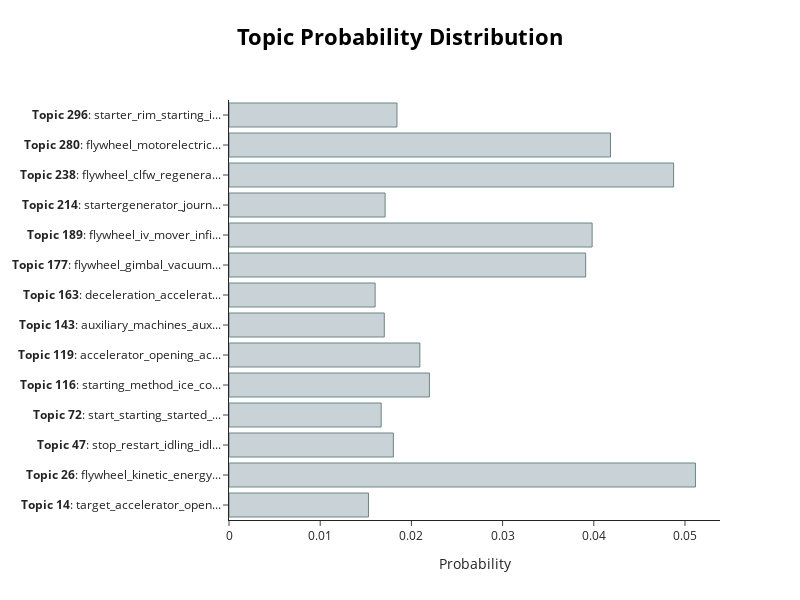

Write notebook code for a chart like this one.
### Code cell
topic_model_1.visualize_distribution(topic_distr[6])

### Figure 1 — Plotly figure (JSON) as saved in the notebook; plotly's stock layout.template omitted (floating-point values rounded to 4 significant figures)
{"data": [{"marker": {"color": "#C8D2D7", "line": {"color": "#6E8484", "width": 1}}, "orientation": "h", "type": "bar", "x": [0.01529, 0.05115, 0.01802, 0.01668, 0.02198, 0.02093, 0.01703, 0.01602, 0.03911, 0.03982, 0.01712, 0.04875, 0.04183, 0.01842], "y": ["<b>Topic 14</b>: target_accelerator_open...", "<b>Topic 26</b>: flywheel_kinetic_energy...", "<b>Topic 47</b>: stop_restart_idling_idl...", "<b>Topic 72</b>: start_starting_started_...", "<b>Topic 116</b>: starting_method_ice_co...", "<b>Topic 119</b>: accelerator_opening_ac...", "<b>Topic 143</b>: auxiliary_machines_aux...", "<b>Topic 163</b>: deceleration_accelerat...", "<b>Topic 177</b>: flywheel_gimbal_vacuum...", "<b>Topic 189</b>: flywheel_iv_mover_infi...", "<b>Topic 214</b>: startergenerator_journ...", "<b>Topic 238</b>: flywheel_clfw_regenera...", "<b>Topic 280</b>: flywheel_motorelectric...", "<b>Topic 296</b>: starter_rim_starting_i..."]}], "layout": {"height": 600, "hoverlabel": {"bgcolor": "white", "font": {"family": "Rockwell", "size": 16}}, "title": {"font": {"color": "Black", "size": 22}, "text": "<b>Topic Probability Distribution</b>", "x": 0.5, "xanchor": "center", "y": 0.95, "yanchor": "top"}, "width": 800, "xaxis": {"title": {"text": "Probability"}}}}
